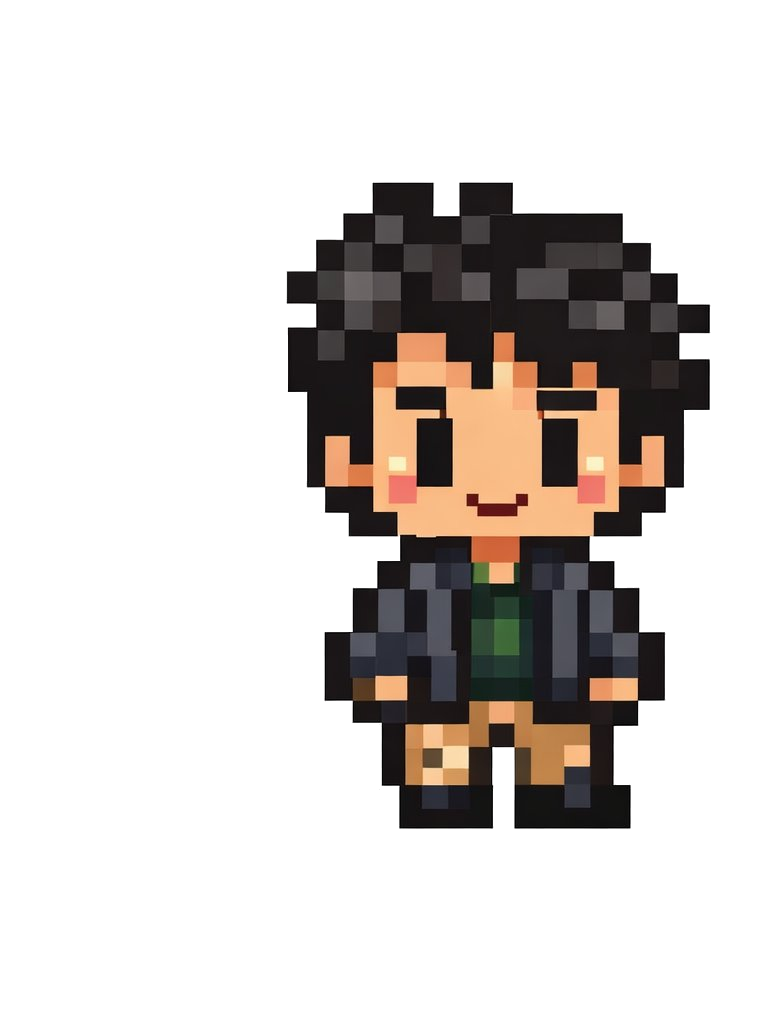
#> input picture assets/characters/bf_idle.png, 768 x 1024 px, found by its file name
$ python fix_images.py
#> lines starting #> are read from the running program, lines starting #| are printed output that depends on the picture
import os
from PIL import Image

characters_dir = r"c:\Users\LENOVO\Downloads\birthday\assets\characters"
props_dir = r"c:\Users\LENOVO\Downloads\birthday\assets\props"

def remove_white_bg(img_path):
    if not os.path.exists(img_path):
        print(f"Not found: {img_path}")
        return
    img = Image.open(img_path).convert("RGBA")
#> img is the input picture: PIL image 768x1024 RGBA; mean R, G, B, A 212.9, 208.2, 205.2, 64.5
    datas = img.getdata()
    new_data = []
    for item in datas:
        # Check for white or near-white
        if item[0] > 240 and item[1] > 240 and item[2] > 240:
            new_data.append((255, 255, 255, 0))
        else:
            new_data.append(item)
#> after the loop, new_data = 786432 items
    img.putdata(new_data)
    img.save(img_path)
    print(f"Removed white bg from {img_path}")

remove_white_bg(os.path.join(characters_dir, "bf_idle.png"))
remove_white_bg(os.path.join(characters_dir, "girl_idle.png"))
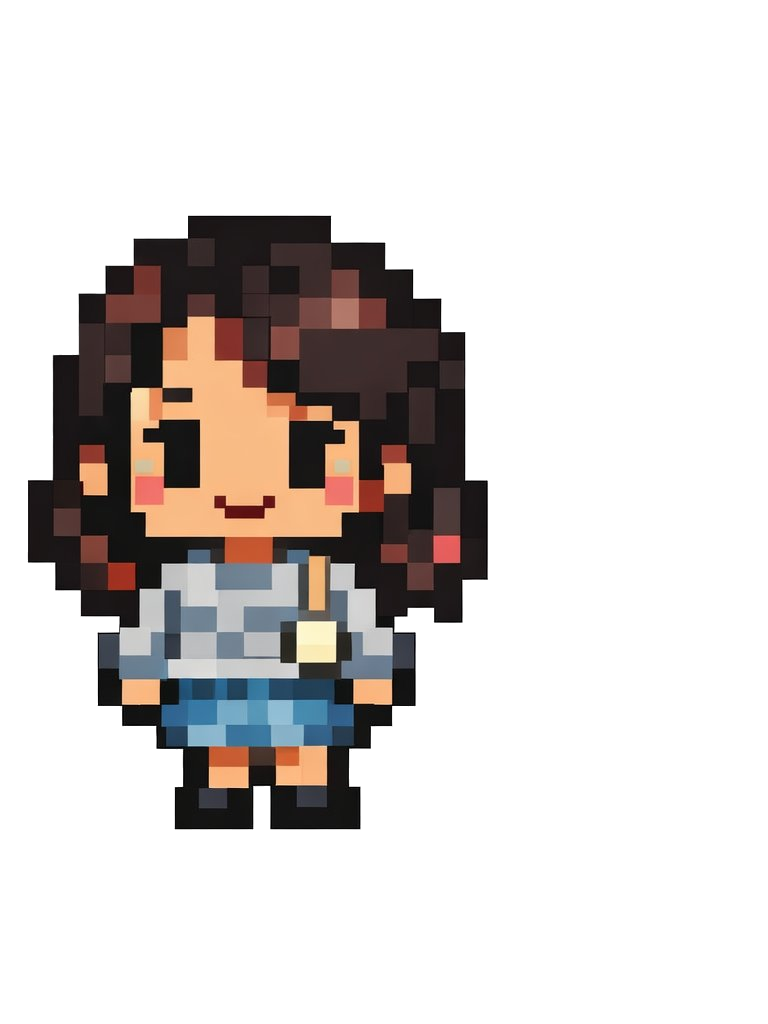
#> input picture assets/characters/girl_idle.png, 768 x 1024 px, found by its file name
#> in remove_white_bg, img is the input picture: PIL image 768x1024 RGBA; mean R, G, B, A 214.6, 210, 207.9, 66.5

def analyze_cake(img_path):
    if not os.path.exists(img_path):
        print(f"Not found: {img_path}")
        return
    img = Image.open(img_path).convert("RGBA")
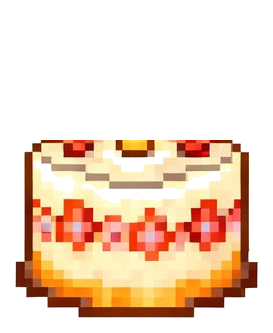
#> input picture assets/props/cake.png, 273 x 333 px, found by its file name
#> img is the input picture: PIL image 273x333 RGBA; mean R, G, B, A 87.7, 62.7, 42.7, 101.3
    print(f"Cake dims: {img.width}x{img.height}")
#| Cake dims: 273x333

analyze_cake(os.path.join(props_dir, "cake.png"))
